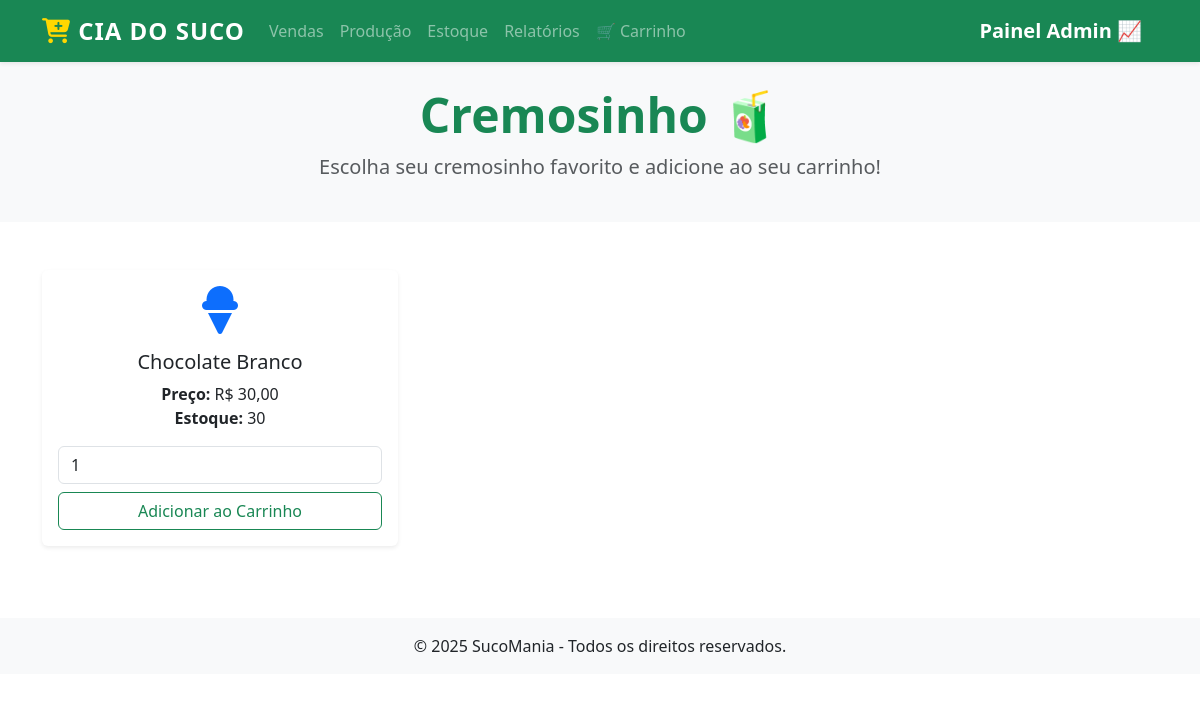
The app's page /cremosinho/, older data.
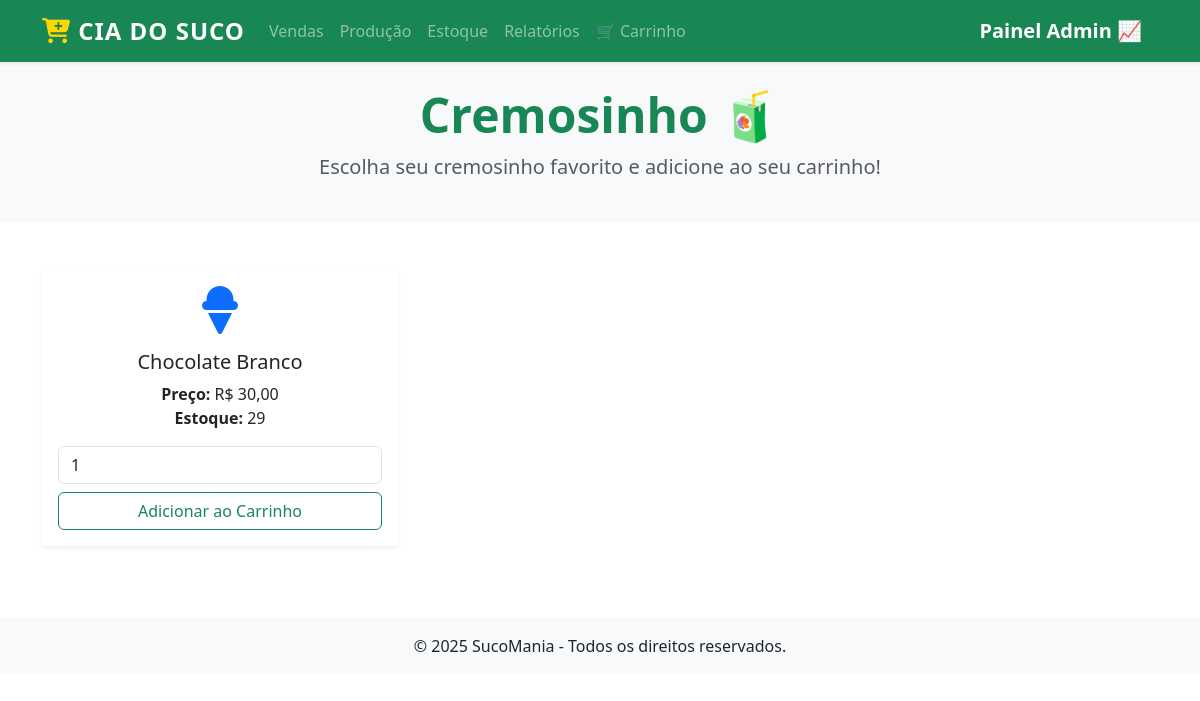
The same page, newer data.
### sucos/models.py (models this page shows, shortened)
class Product(models.Model):
    title = models.CharField(max_length= 100, verbose_name='Titutlo')
    ingredient  = models.ForeignKey('Ingredient', on_delete=models.PROTECT,related_name='products', verbose_name='Ingrediente')
    quantity = models.PositiveBigIntegerField(default=0, verbose_name='Quantidade em Estoque')
    category = models.ForeignKey(Category, on_delete= models.PROTECT, related_name='products', verbose_name='Categoria')
    price = models.DecimalField(max_digits=10, decimal_places=2, verbose_name='Preço')
    is_active = models.BooleanField(default=True, verbose_name='Ativo')
    description = models.TextField(null=True, blank=True, verbose_name='Descrição')
    created_at = models.DateTimeField(auto_now_add=True, verbose_name='Criado em')
    updated_at = models.DateTimeField(auto_now=True, verbose_name='Atualizado em')
    class Meta:
        ordering = ['title']
        verbose_name = 'Produto'

### sucos/views.py (the view)
# urls.py: path('cremosinho/', listar_cremosinho, name='cremosinho'),
def listar_cremosinho(request):
    cremosinho= Product.objects.filter(category__name = 'Cremosinho', is_active =  True)
    return render(request, 'produtos/gelados/cremosinho.html', {'cremosinhos': cremosinho})

### sucos/templates/produtos/gelados/cremosinho.html (shortened to what this page needs)
{% extends 'produtos/suco.html' %}
{% block menu %}
<nav class="navbar navbar-expand-lg navbar-dark bg-success shadow-sm">
    <div class="container">
        <a class="navbar-brand d-flex align-items-center" href="{% url 'inicio' %}">
            <i class="fas fa-cart-plus fa-lg me-2" style="color: #FFD700;"></i>
            <span class="fw-bold fs-4" style="letter-spacing: 1px;">CIA DO SUCO</span>
        </a>
        <div class="collapse navbar-collapse" id="navbarNav">
            <ul class="navbar-nav me-auto">
                <li class="nav-item"><a class="nav-link" href="{% url 'venda' %}">Vendas</a></li>
                <li class="nav-item"><a class="nav-link" href="{% url 'sucos-producao' %}">Produção</a></li>
                <li class="nav-item"><a class="nav-link" href="{% url 'estoque' %}">Estoque</a></li>
                <li class="nav-item"><a class="nav-link" href="{% url 'relatorio' %}">Relatórios</a></li>
                <li class="nav-item"><a class="nav-link" href="{% url 'ver_carrinho' %}">🛒 Carrinho</a></li>
            </ul>
            <a class="navbar-brand text-white" href="{% url 'admin:index' %}">
                <span class="fw-bold fs-5">Painel Admin 📈</span>
            </a>
        </div>
    </div>
</nav>
<div class="bg-light py-4 text-center">
    <div class="container">
        <h1 class="display-5 text-success fw-bold">Cremosinho 🧃</h1>
        <p class="lead text-muted">Escolha seu cremosinho favorito e adicione ao seu carrinho!</p>
    </div>
</div>
{% endblock %}
{% block conteudo %}
<div class="container my-5">
    {% if cremosinhos %}
    <div class="row">
        {% for cremosinho in cremosinhos %}
        <div class="col-md-4 mb-4">
            <div class="card text-center shadow-sm border-0 h-100">
                <div class="card-body d-flex flex-column justify-content-between">
                    <div>
                        <div class="mb-3">
                            <i class="fas fa-ice-cream fa-3x text-primary"></i>
                        </div>
                        <h5 class="card-title">{{ cremosinho.title }}</h5>
                        <p class="card-text">
                            <strong>Preço:</strong> R$ {{ cremosinho.price }}<br>
                            <strong>Estoque:</strong> {{ cremosinho.quantity }}
                        </p>
                    </div>
                    <form method="post" action="{% url 'adicionar_carrinho' %}" class="mt-3">
                        <div class="input-group mb-2">
                            <input type="number" name="quantidade" value="1" min="1" max="{{ cremosinho.quantity }}"
                                   class="form-control" {% if cremosinho.quantity == 0 %}disabled{% endif %}>
                        </div>
                        <button type="submit" class="btn btn-outline-success w-100"
                                {% if cremosinho.quantity == 0 %}disabled{% endif %}>
                            {% if cremosinho.quantity == 0 %}Esgotado{% else %}Adicionar ao Carrinho{% endif %}
                        </button>
                    </form>
                </div>
            </div>
        </div>
        {% endfor %}
    </div>
    {% else %}
    <div class="alert alert-warning text-center" role="alert">
        Nenhum cremosinho disponível no momento! 🧃
    </div>
    {% endif %}
</div>
{% endblock %}

Row changes from the older to the newer data that the page shows:
changed Product "Chocolate Branco": quantity "30" → "29"
